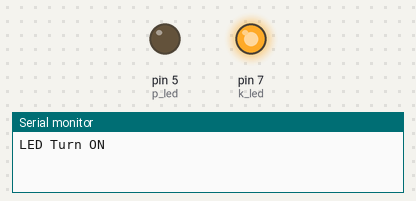
The sketch below on a simulated Arduino Uno, built with avr-gcc and run on an emulated ATmega328P. On the bench: output pins drawn as LEDs (lit = HIGH), the last lines printed to the serial monitor.

Above: at 0.5 s.
At 2.5 s:
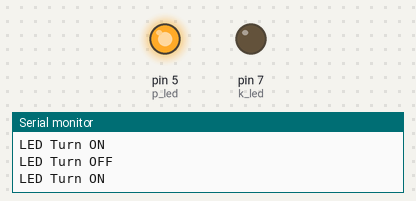
At 3.5 s:
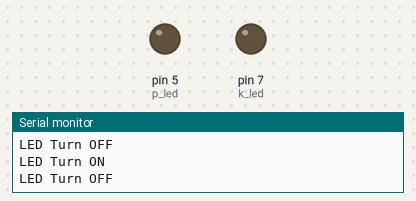
Timing chart, 0 to 5.2 s (numbered marks = the images above):
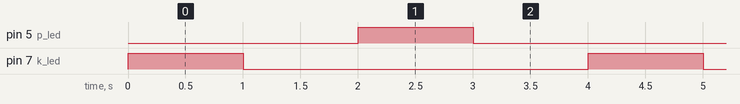

The sketch:

sketch_mar14a_copy_20260314001830.ino
```cpp
// TASK 1 : SERIES ACTION ( Blink 2 LEDs One After Another)

#define k_led 7 //global declaration
#define p_led 5

void setup() {
  pinMode(k_led, OUTPUT);
  pinMode(p_led, OUTPUT);
  Serial.begin(9600);

}
void loop(){
  digitalWrite(k_led, HIGH);
  Serial.println("LED Turn ON");
  delay(1000);

  digitalWrite(k_led, LOW);
  Serial.println("LED Turn OFF");
  delay(1000);

  digitalWrite(p_led, HIGH);
  Serial.println("LED Turn ON");
  delay(1000);

  digitalWrite(p_led, LOW);
  Serial.println("LED Turn OFF");
  delay(1000);
}
```

Measured:
- by itself, pin 5 (p_led), pin 7 (k_led): alternates HIGH for 1.0 s and LOW for 3.0 s
- by itself, everything shown: repeats every 4.0 s, in 4 steps
